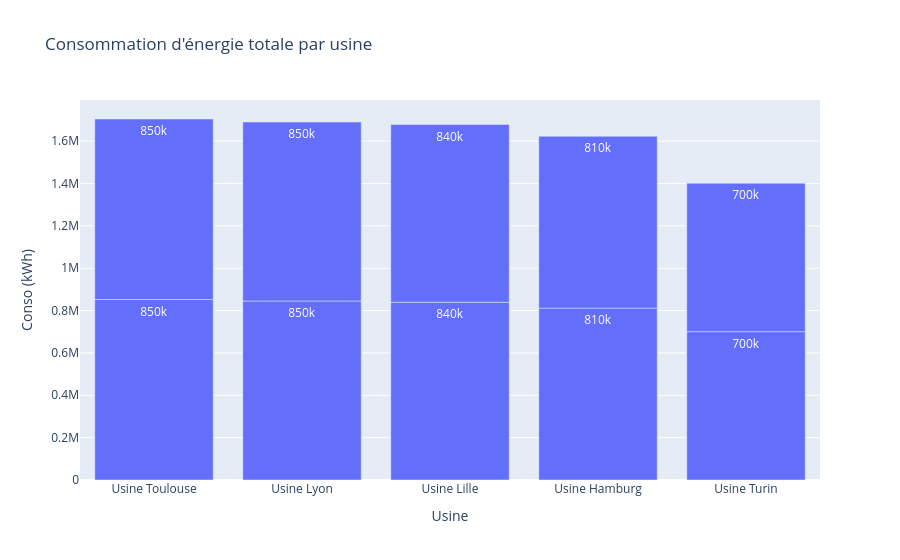
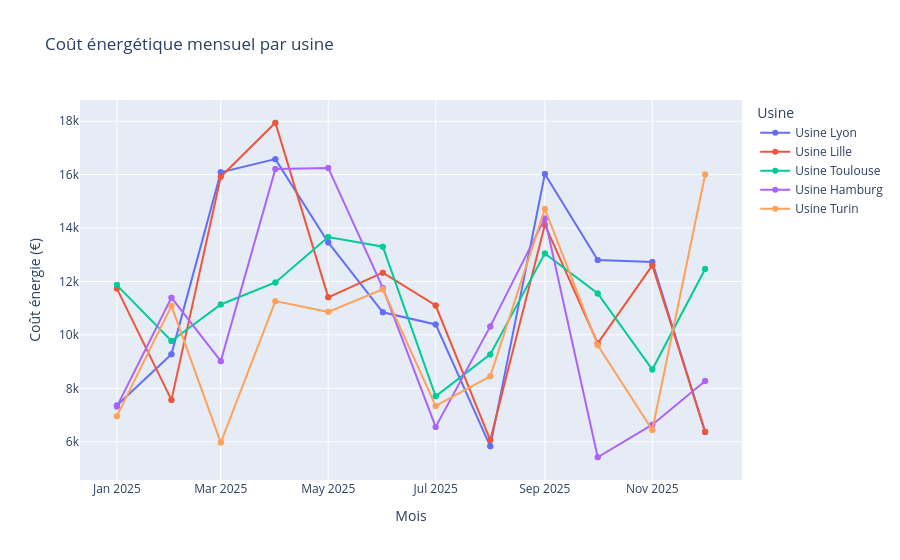

Notebook cell for these charts, in order:
### Markdown cell above
## 5. Consommation et coûts énergétiques par usine
Tables `silver_facto_prod_elec_cost` (fix requis) et `silver_conso_by_facto`

### Code cell
df_elec = load("silver_facto_prod_elec_cost")
df_usine = load("bronze_usine")

df_elec = df_elec.merge(df_usine[["factory_id", "factory_name"]], how="left", on="factory_id")

fig = px.bar(
    df_elec.sort_values("energy_consumption_kwh", ascending=False),
    x="factory_name", y="energy_consumption_kwh",
    title="Consommation d'énergie totale par usine",
    labels={"factory_name": "Usine", "energy_consumption_kwh": "Conso (kWh)"},
    text_auto=".2s",
)
fig.show()

df_conso = load("silver_conso_by_facto")
df_conso["month"] = pd.to_datetime(df_conso["month"])
df_conso = df_conso.merge(df_usine[["factory_id", "factory_name"]], how="left", on="factory_id")


fig2 = px.line(
    df_conso, x="month", y="conso_cost", color="factory_name",
    title="Coût énergétique mensuel par usine",
    labels={"month": "Mois", "conso_cost": "Coût énergie (€)", "factory_name": "Usine"},
    markers=True,
)
fig2.show()

### Figure 1 — Plotly figure (JSON) as saved in the notebook; plotly's stock layout.template omitted (floating-point values rounded to 4 significant figures)
{"data": [{"hovertemplate": "Usine=%{x}<br>Conso (kWh)=%{y}<extra></extra>", "legendgroup": "", "marker": {"color": "#636efa", "pattern": {"shape": ""}}, "name": "", "orientation": "v", "showlegend": false, "textposition": "auto", "texttemplate": "%{y:.2s}", "type": "bar", "x": ["Usine Toulouse", "Usine Toulouse", "Usine Lyon", "Usine Lyon", "Usine Lille", "Usine Lille", "Usine Hamburg", "Usine Hamburg", "Usine Turin", "Usine Turin"], "xaxis": "x", "y": [852245, 852245, 845137, 845137, 839197, 839197, 811524, 811524, 700552, 700552], "yaxis": "y"}], "layout": {"barmode": "relative", "legend": {"tracegroupgap": 0}, "title": {"text": "Consommation d'énergie totale par usine"}, "xaxis": {"anchor": "y", "domain": [0, 1], "title": {"text": "Usine"}}, "yaxis": {"anchor": "x", "domain": [0, 1], "title": {"text": "Conso (kWh)"}}}}

### Figure 2 — Plotly figure (JSON) as saved in the notebook; plotly's stock layout.template omitted (floating-point values rounded to 4 significant figures)
{"data": [{"hovertemplate": "Usine=Usine Lyon<br>Mois=%{x}<br>Coût énergie (€)=%{y}<extra></extra>", "legendgroup": "Usine Lyon", "line": {"color": "#636efa", "dash": "solid"}, "marker": {"symbol": "circle"}, "mode": "lines+markers", "name": "Usine Lyon", "orientation": "v", "showlegend": true, "type": "scatter", "x": ["2025-01-01T00:00:00.000000", "2025-01-01T00:00:00.000000", "2025-02-01T00:00:00.000000", "2025-02-01T00:00:00.000000", "2025-03-01T00:00:00.000000", "2025-03-01T00:00:00.000000", "2025-04-01T00:00:00.000000", "2025-04-01T00:00:00.000000", "2025-05-01T00:00:00.000000", "2025-05-01T00:00:00.000000", "2025-06-01T00:00:00.000000", "2025-06-01T00:00:00.000000", "2025-07-01T00:00:00.000000", "2025-07-01T00:00:00.000000", "2025-08-01T00:00:00.000000", "2025-08-01T00:00:00.000000", "2025-09-01T00:00:00.000000", "2025-09-01T00:00:00.000000", "2025-10-01T00:00:00.000000", "2025-10-01T00:00:00.000000", "2025-11-01T00:00:00.000000", "2025-11-01T00:00:00.000000", "2025-12-01T00:00:00.000000", "2025-12-01T00:00:00.000000"], "xaxis": "x", "y": [7355.0, 7355.0, 9282.0, 9282.0, 16080.0, 16080.0, 16580.0, 16580.0, 13460.0, 13460.0, 10850.0, 10850.0, 10390.0, 10390.0, 5830.0, 5830.0, 16020.0, 16020.0, 12810.0, 12810.0, 12730.0, 12730.0, 6363.0, 6363.0], "yaxis": "y"}, {"hovertemplate": "Usine=Usine Lille<br>Mois=%{x}<br>Coût énergie (€)=%{y}<extra></extra>", "legendgroup": "Usine Lille", "line": {"color": "#EF553B", "dash": "solid"}, "marker": {"symbol": "circle"}, "mode": "lines+markers", "name": "Usine Lille", "orientation": "v", "showlegend": true, "type": "scatter", "x": ["2025-01-01T00:00:00.000000", "2025-01-01T00:00:00.000000", "2025-02-01T00:00:00.000000", "2025-02-01T00:00:00.000000", "2025-03-01T00:00:00.000000", "2025-03-01T00:00:00.000000", "2025-04-01T00:00:00.000000", "2025-04-01T00:00:00.000000", "2025-05-01T00:00:00.000000", "2025-05-01T00:00:00.000000", "2025-06-01T00:00:00.000000", "2025-06-01T00:00:00.000000", "2025-07-01T00:00:00.000000", "2025-07-01T00:00:00.000000", "2025-08-01T00:00:00.000000", "2025-08-01T00:00:00.000000", "2025-09-01T00:00:00.000000", "2025-09-01T00:00:00.000000", "2025-10-01T00:00:00.000000", "2025-10-01T00:00:00.000000", "2025-11-01T00:00:00.000000", "2025-11-01T00:00:00.000000", "2025-12-01T00:00:00.000000", "2025-12-01T00:00:00.000000"], "xaxis": "x", "y": [11730.0, 11730.0, 7569.0, 7569.0, 15920.0, 15920.0, 17940.0, 17940.0, 11410.0, 11410.0, 12330.0, 12330.0, 11100.0, 11100.0, 6065.0, 6065.0, 14130.0, 14130.0, 9686.0, 9686.0, 12600.0, 12600.0, 6377.0, 6377.0], "yaxis": "y"}, {"hovertemplate": "Usine=Usine Toulouse<br>Mois=%{x}<br>Coût énergie (€)=%{y}<extra></extra>", "legendgroup": "Usine Toulouse", "line": {"color": "#00cc96", "dash": "solid"}, "marker": {"symbol": "circle"}, "mode": "lines+markers", "name": "Usine Toulouse", "orientation": "v", "showlegend": true, "type": "scatter", "x": ["2025-01-01T00:00:00.000000", "2025-01-01T00:00:00.000000", "2025-02-01T00:00:00.000000", "2025-02-01T00:00:00.000000", "2025-03-01T00:00:00.000000", "2025-03-01T00:00:00.000000", "2025-04-01T00:00:00.000000", "2025-04-01T00:00:00.000000", "2025-05-01T00:00:00.000000", "2025-05-01T00:00:00.000000", "2025-06-01T00:00:00.000000", "2025-06-01T00:00:00.000000", "2025-07-01T00:00:00.000000", "2025-07-01T00:00:00.000000", "2025-08-01T00:00:00.000000", "2025-08-01T00:00:00.000000", "2025-09-01T00:00:00.000000", "2025-09-01T00:00:00.000000", "2025-10-01T00:00:00.000000", "2025-10-01T00:00:00.000000", "2025-11-01T00:00:00.000000", "2025-11-01T00:00:00.000000", "2025-12-01T00:00:00.000000", "2025-12-01T00:00:00.000000"], "xaxis": "x", "y": [11860.0, 11860.0, 9775.0, 9775.0, 11140.0, 11140.0, 11960.0, 11960.0, 13670.0, 13670.0, 13300.0, 13300.0, 7705.0, 7705.0, 9271.0, 9271.0, 13050.0, 13050.0, 11550.0, 11550.0, 8703.0, 8703.0, 12470.0, 12470.0], "yaxis": "y"}, {"hovertemplate": "Usine=Usine Hamburg<br>Mois=%{x}<br>Coût énergie (€)=%{y}<extra></extra>", "legendgroup": "Usine Hamburg", "line": {"color": "#ab63fa", "dash": "solid"}, "marker": {"symbol": "circle"}, "mode": "lines+markers", "name": "Usine Hamburg", "orientation": "v", "showlegend": true, "type": "scatter", "x": ["2025-01-01T00:00:00.000000", "2025-01-01T00:00:00.000000", "2025-02-01T00:00:00.000000", "2025-02-01T00:00:00.000000", "2025-03-01T00:00:00.000000", "2025-03-01T00:00:00.000000", "2025-04-01T00:00:00.000000", "2025-04-01T00:00:00.000000", "2025-05-01T00:00:00.000000", "2025-05-01T00:00:00.000000", "2025-06-01T00:00:00.000000", "2025-06-01T00:00:00.000000", "2025-07-01T00:00:00.000000", "2025-07-01T00:00:00.000000", "2025-08-01T00:00:00.000000", "2025-08-01T00:00:00.000000", "2025-09-01T00:00:00.000000", "2025-09-01T00:00:00.000000", "2025-10-01T00:00:00.000000", "2025-10-01T00:00:00.000000", "2025-11-01T00:00:00.000000", "2025-11-01T00:00:00.000000", "2025-12-01T00:00:00.000000", "2025-12-01T00:00:00.000000"], "xaxis": "x", "y": [7318.0, 7318.0, 11390.0, 11390.0, 9016.0, 9016.0, 16210.0, 16210.0, 16250.0, 16250.0, 11760.0, 11760.0, 6558.0, 6558.0, 10320.0, 10320.0, 14360.0, 14360.0, 5422.0, 5422.0, 6642.0, 6642.0, 8275.0, 8275.0], "yaxis": "y"}, {"hovertemplate": "Usine=Usine Turin<br>Mois=%{x}<br>Coût énergie (€)=%{y}<extra></extra>", "legendgroup": "Usine Turin", "line": {"color": "#FFA15A", "dash": "solid"}, "marker": {"symbol": "circle"}, "mode": "lines+markers", "name": "Usine Turin", "orientation": "v", "showlegend": true, "type": "scatter", "x": ["2025-01-01T00:00:00.000000", "2025-01-01T00:00:00.000000", "2025-02-01T00:00:00.000000", "2025-02-01T00:00:00.000000", "2025-03-01T00:00:00.000000", "2025-03-01T00:00:00.000000", "2025-04-01T00:00:00.000000", "2025-04-01T00:00:00.000000", "2025-05-01T00:00:00.000000", "2025-05-01T00:00:00.000000", "2025-06-01T00:00:00.000000", "2025-06-01T00:00:00.000000", "2025-07-01T00:00:00.000000", "2025-07-01T00:00:00.000000", "2025-08-01T00:00:00.000000", "2025-08-01T00:00:00.000000", "2025-09-01T00:00:00.000000", "2025-09-01T00:00:00.000000", "2025-10-01T00:00:00.000000", "2025-10-01T00:00:00.000000", "2025-11-01T00:00:00.000000", "2025-11-01T00:00:00.000000", "2025-12-01T00:00:00.000000", "2025-12-01T00:00:00.000000"], "xaxis": "x", "y": [6959.0, 6959.0, 11090.0, 11090.0, 5973.0, 5973.0, 11260.0, 11260.0, 10860.0, 10860.0, 11710.0, 11710.0, 7342.0, 7342.0, 8452.0, 8452.0, 14720.0, 14720.0, 9610.0, 9610.0, 6444.0, 6444.0, 16010.0, 16010.0], "yaxis": "y"}], "layout": {"legend": {"title": {"text": "Usine"}, "tracegroupgap": 0}, "title": {"text": "Coût énergétique mensuel par usine"}, "xaxis": {"anchor": "y", "domain": [0, 1], "title": {"text": "Mois"}}, "yaxis": {"anchor": "x", "domain": [0, 1], "title": {"text": "Coût énergie (€)"}}}}
